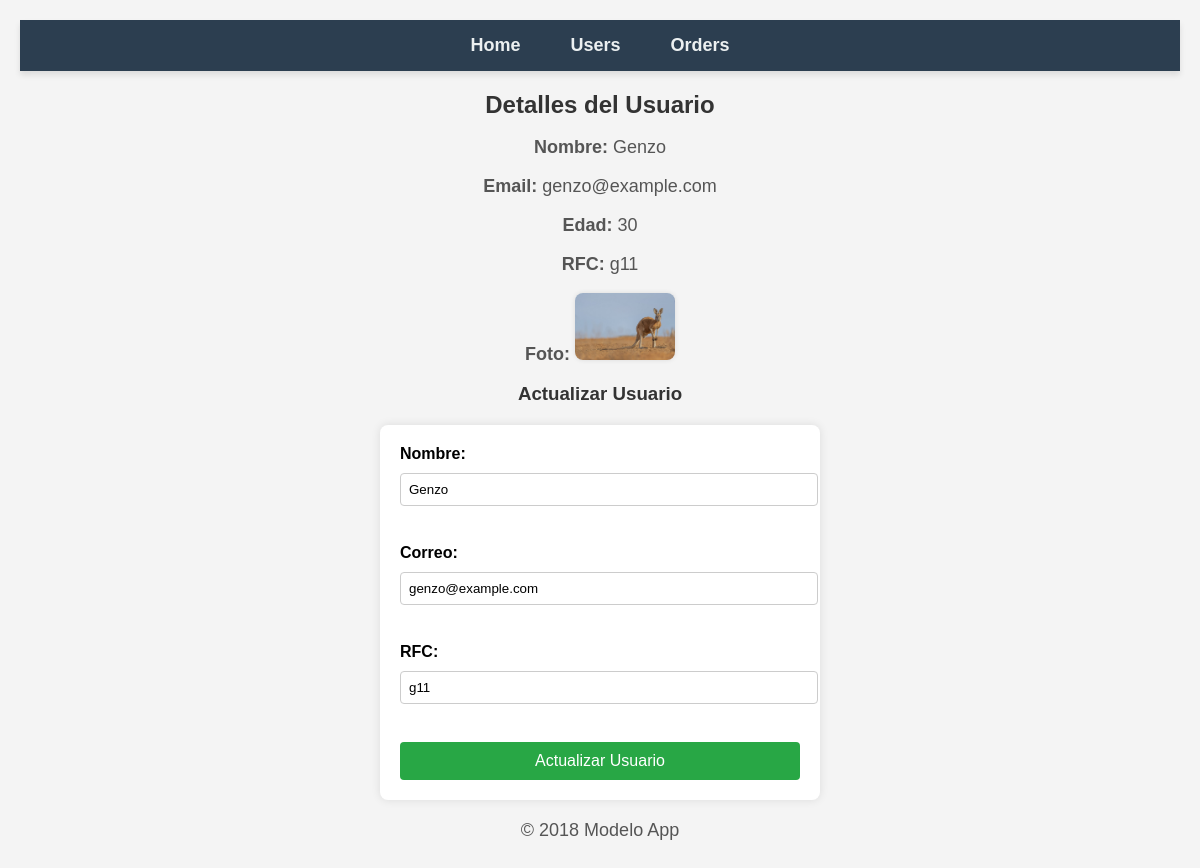
Page /users/details/2 on the committed database.
### users/models.py (models this page shows, shortened)
class Users(models.Model):
    name = models.CharField(max_length=200)
    email = models.EmailField()
    age = models.IntegerField()
    rfc = models.CharField(max_length=13)
    photo = models.CharField(max_length=200)
    created_date = models.DateTimeField(auto_now_add=True)
    updated_date = models.DateTimeField(auto_now=True)

### users/views.py (the view)
# urls.py: path("details/<int:id>", views.userDetail, name="userDetail"),
def userDetail(request, id):
    user = get_object_or_404(Users, id=id)  # Obtener el usuario o mostrar 404
    if request.method == "POST":
        user.name = request.POST.get('name')
        user.email = request.POST.get('email')
        user.rfc = request.POST.get('rfc')
        user.save()
        return redirect('userDetail', id=user.id)  # Redirigir al detalle del usuario actualizado
    return render(request, 'users/detail.html', {"user": user})

### templates/users/detail.html (shortened to what this page needs)
{% extends "base/base.html" %}
{% load static %}
{% block styles %}
<link rel="stylesheet" href="{% static 'css/detail.css' %}">
{% endblock %}
{% block content %}
    <h2>Detalles del Usuario</h2>
    <p><strong>Nombre:</strong> {{ user.name }}</p>
    <p><strong>Email:</strong> {{ user.email }}</p>
    <p><strong>Edad:</strong> {{ user.age }}</p>
    <p><strong>RFC:</strong> {{ user.rfc }}</p>
    <p><strong>Foto:</strong> <img src="{{ user.photo }}" width="100"></p>
    <h3>Actualizar Usuario</h3>
    <form method="POST" action="{% url 'userDetail' user.id %}">
        <label for="name">Nombre:</label>
        <input type="text" id="name" name="name" value="{{ user.name }}" required><br>
        <label for="email">Correo:</label>
        <input type="email" id="email" name="email" value="{{ user.email }}" required><br>
        <label for="rfc">RFC:</label>
        <input type="text" id="rfc" name="rfc" value="{{ user.rfc }}" required><br>
        <button type="submit">Actualizar Usuario</button>
    </form>
{% endblock %}

### static/css/detail.css (style rules this page uses)
body { font-family: Arial, sans-serif; background-color: #f4f4f4; margin: 0; padding: 20px; text-align: center; }
h2, h3 { color: #333; margin-bottom: 15px; }
p { font-size: 18px; color: #555; }
img { border-radius: 8px; box-shadow: 0 0 5px rgba(0, 0, 0, 0.1); }
form { background: #fff; padding: 20px; border-radius: 8px; box-shadow: 0 0 10px rgba(0, 0, 0, 0.1); max-width: 400px; margin: 20px auto; display: flex; flex-direction: column; gap: 10px; text-align: left; }
label { font-weight: bold; }
input { padding: 8px; border: 1px solid #ccc; border-radius: 4px; width: 100%; }
button { background: #28a745; color: white; padding: 10px; border: none; border-radius: 4px; cursor: pointer; font-size: 16px; }

### rows in the picture
Users: name "Genzo", email "genzo@example.com", age "30", rfc "g11", photo (picture)
